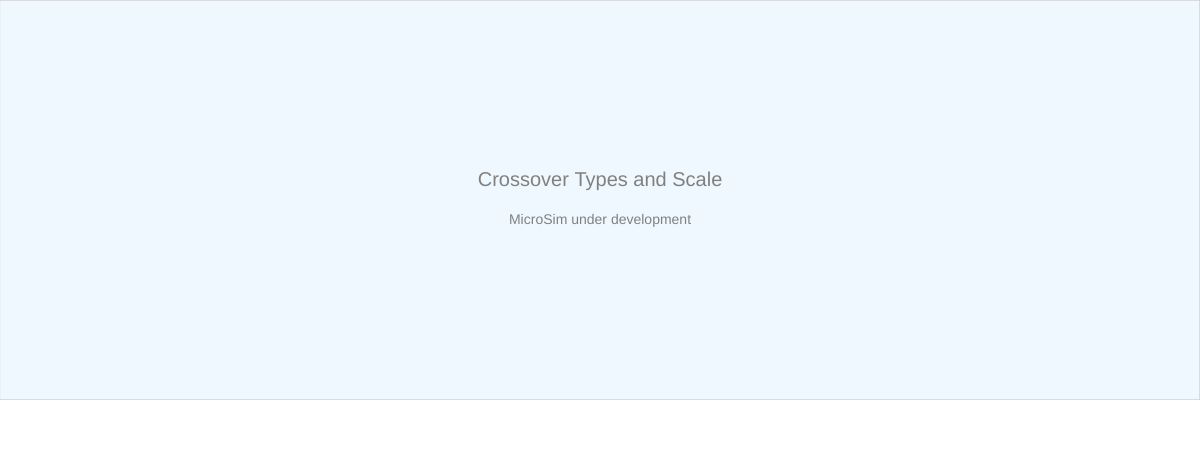
Frame 1 (no input)
Frame 60 (no input): identical to frame 1, image omitted
Frame 120 (the mouse pressed at the canvas centre since frame 60): identical to frame 1, image omitted

The p5.js sketch that drew this single still picture (run headless with seeded random() and noise() and a simulated clock; from frame 60 on, the mouse is pressed at the canvas centre):

// p5.js sketch
// ── sketch.js
// Crossover Types and Scale
// CANVAS_HEIGHT: 450
let drawHeight = 400;
let controlHeight = 50;
let canvasWidth, canvasHeight;

function updateCanvasSize() {
    const container = document.querySelector('main');
    canvasWidth = container ? container.offsetWidth : windowWidth;
    canvasHeight = drawHeight + controlHeight;
}

function setup() {
    updateCanvasSize();
    const canvas = createCanvas(canvasWidth, canvasHeight);
    canvas.parent(document.querySelector('main'));
    textSize(16);
}

function draw() {
    // Drawing area
    fill('aliceblue');
    stroke('silver');
    strokeWeight(1);
    rect(0, 0, canvasWidth, drawHeight);

    // Control area
    fill('white');
    noStroke();
    rect(0, drawHeight, canvasWidth, controlHeight);

    // Placeholder text
    fill('gray');
    noStroke();
    textAlign(CENTER, CENTER);
    textSize(20);
    text('Crossover Types and Scale', canvasWidth / 2, drawHeight / 2 - 20);
    textSize(14);
    text('MicroSim under development', canvasWidth / 2, drawHeight / 2 + 20);
}

function windowResized() {
    updateCanvasSize();
    resizeCanvas(canvasWidth, canvasHeight);
}
